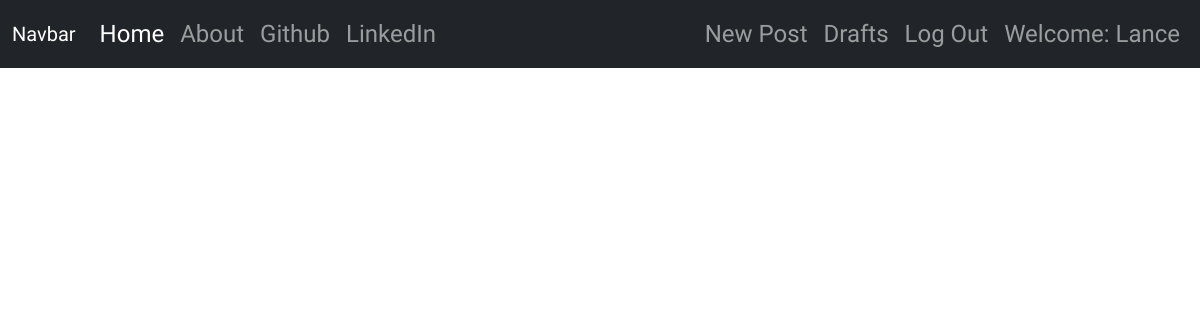
Before: / (signed in) with the older database file.
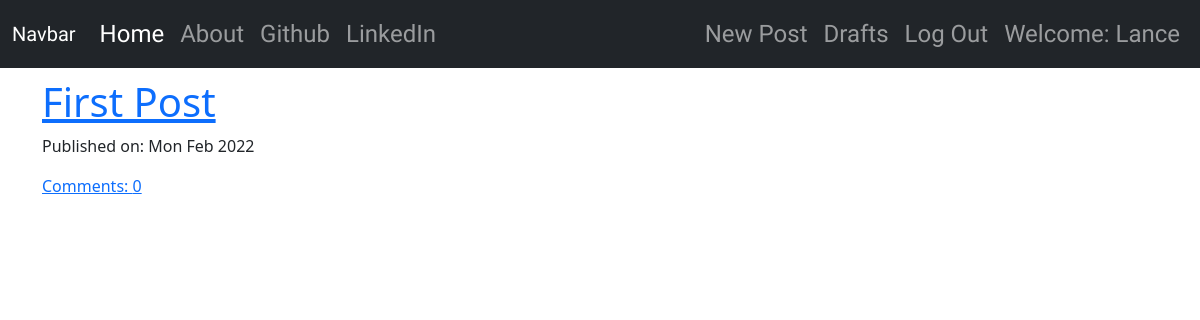
After: the same page with the newer database file.
### blog/models.py (models this page shows, shortened)
class Post(models.Model):
    author = models.ForeignKey("auth.User", on_delete=models.CASCADE)
    title = models.CharField(max_length=100)
    text = models.TextField()
    create_date = models.DateTimeField(default=timezone.now)
    published_date = models.DateTimeField(blank=True, null=True)
    def approve_comments(self):
        return self.comments.filter(approved_comment=True)

### blog/views.py (the view)
# urls.py: path("", views.PostListView.as_view(), name="post_list"),
class PostListView(ListView):
    model = Post
    def get_queryset(self):
        return Post.objects.filter(published_date__lte=timezone.now()).order_by(
            "-published_date"
        )

### blog/templates/blog/post_list.html
{% extends 'blog/base.html' %} {% block body%}
<div class="centerstage">
  {% for post in post_list %}
  <div class="post">
    <h1><a href="{% url 'post_detail' pk=post.pk %}"> {{post.title}} </a></h1>
    <div class="date">
      <p>Published on: {{post.published_date|date:"D M Y"}}</p>
    </div>
    <a href="{% url 'post_detail' pk=post.pk %}"
      >Comments: {{post.approve_comments.count}}</a
    >
  </div>
  {% endfor %}
</div>
{% endblock %}

Changed rows visible on the page:
added Post: title "First Post", published_date "Mon Feb 2022", approve_comments.count "0"
